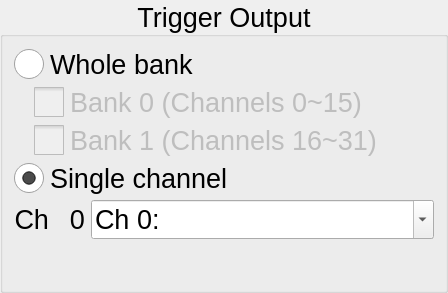
           <widget class="QGroupBox" name="GB_groupControl_2">
            <property name="font">
             <font>
              <pointsize>20</pointsize>
             </font>
            </property>
            <property name="title">
             <string>Trigger Output</string>
            </property>
            <property name="alignment">
             <set>Qt::AlignCenter</set>
            </property>
            <layout class="QVBoxLayout" name="verticalLayout_2">
             <item>
              <widget class="QRadioButton" name="RB_TO_WB">
               <property name="font">
                <font>
                 <pointsize>20</pointsize>
                </font>
               </property>
               <property name="styleSheet">
                <string notr="true">QRadioButton::indicator { width: 30px; height: 30px; }</string>
               </property>
               <property name="text">
                <string>Whole bank</string>
               </property>
               <attribute name="buttonGroup">
                <string notr="true">buttonGroup_2</string>
               </attribute>
              </widget>
             </item>
             <item>
              <layout class="QHBoxLayout" name="horizontalLayout_4">
               <item>
                <spacer name="horizontalSpacer_2">
                 <property name="orientation">
                  <enum>Qt::Horizontal</enum>
                 </property>
                 <property name="sizeType">
                  <enum>QSizePolicy::Fixed</enum>
                 </property>
                 <property name="sizeHint" stdset="0">
                  <size>
                   <width>20</width>
                   <height>20</height>
                  </size>
                 </property>
                </spacer>
               </item>
               <item>
                <layout class="QVBoxLayout" name="verticalLayout_5">
                 <item>
                  <widget class="QCheckBox" name="CB_TO_B0">
                   <property name="enabled">
                    <bool>false</bool>
                   </property>
                   <property name="minimumSize">
                    <size>
                     <width>400</width>
                     <height>0</height>
                    </size>
                   </property>
                   <property name="font">
                    <font>
                     <pointsize>20</pointsize>
                    </font>
                   </property>
                   <property name="styleSheet">
                    <string notr="true">QCheckBox::indicator { width: 30px; height: 30px; }</string>
                   </property>
                   <property name="text">
                    <string>Bank 0 (Channels 0~15)</string>
                   </property>
                  </widget>
                 </item>
                 <item>
                  <widget class="QCheckBox" name="CB_TO_B1">
                   <property name="enabled">
                    <bool>false</bool>
                   </property>
                   <property name="minimumSize">
                    <size>
                     <width>400</width>
                     <height>0</height>
                    </size>
                   </property>
                   <property name="font">
                    <font>
                     <pointsize>20</pointsize>
                    </font>
                   </property>
                   <property name="styleSheet">
                    <string notr="true">QCheckBox::indicator { width: 30px; height: 30px; }</string>
                   </property>
                   <property name="text">
                    <string>Bank 1 (Channels 16~31)</string>
                   </property>
                  </widget>
                 </item>
                </layout>
               </item>
              </layout>
             </item>
             <item>
              <widget class="QRadioButton" name="RB_TO_SC">
               <property name="font">
                <font>
                 <pointsize>20</pointsize>
                </font>
               </property>
               <property name="styleSheet">
                <string notr="true">QRadioButton::indicator { width: 30px; height: 30px; }</string>
               </property>
               <property name="text">
                <string>Single channel</string>
               </property>
               <property name="checked">
                <bool>true</bool>
               </property>
               <attribute name="buttonGroup">
                <string notr="true">buttonGroup_2</string>
               </attribute>
              </widget>
             </item>
             <item>
              <layout class="QHBoxLayout" name="horizontalLayout_7">
               <item>
                <widget class="QLabel" name="label_2">
                 <property name="maximumSize">
                  <size>
                   <width>35</width>
                   <height>16777215</height>
                  </size>
                 </property>
                 <property name="text">
                  <string>Ch</string>
                 </property>
                 <property name="alignment">
                  <set>Qt::AlignRight|Qt::AlignTrailing|Qt::AlignVCenter</set>
                 </property>
                </widget>
               </item>
               <item>
                <widget class="QLabel" name="LB_TO_SC_INDEX">
                 <property name="maximumSize">
                  <size>
                   <width>30</width>
                   <height>16777215</height>
                  </size>
                 </property>
                 <property name="text">
                  <string>0</string>
                 </property>
                 <property name="alignment">
                  <set>Qt::AlignRight|Qt::AlignTrailing|Qt::AlignVCenter</set>
                 </property>
                </widget>
               </item>
               <item>
                <widget class="QComboBox" name="CB_TO_SC">
                 <property name="enabled">
                  <bool>true</bool>
                 </property>
                 <property name="editable">
                  <bool>true</bool>
                 </property>
                 <property name="maxCount">
                  <number>32</number>
                 </property>
                 <property name="insertPolicy">
                  <enum>QComboBox::InsertAtCurrent</enum>
                 </property>
                 <item>
                  <property name="text">
                   <string>Ch 0:</string>
                  </property>
                 </item>
                 <item>
                  <property name="text">
                   <string>Ch 1:</string>
                  </property>
                 </item>
                 <item>
                  <property name="text">
                   <string>Ch 2:</string>
                  </property>
                 </item>
                 <item>
                  <property name="text">
                   <string>Ch 3:</string>
                  </property>
                 </item>
                 <item>
                  <property name="text">
                   <string>Ch 4:</string>
                  </property>
                 </item>
                 <item>
                  <property name="text">
                   <string>Ch 5:</string>
                  </property>
                 </item>
                 <item>
                  <property name="text">
                   <string>Ch 6:</string>
                  </property>
                 </item>
                 <item>
                  <property name="text">
                   <string>Ch 7:</string>
                  </property>
                 </item>
                 <item>
                  <property name="text">
                   <string>Ch 8:</string>
                  </property>
                 </item>
                 <item>
                  <property name="text">
                   <string>Ch 9:</string>
                  </property>
                 </item>
                 <item>
                  <property name="text">
                   <string>Ch 10:</string>
                  </property>
                 </item>
                 <item>
                  <property name="text">
                   <string>Ch 11:</string>
                  </property>
                 </item>
                 <item>
                  <property name="text">
                   <string>Ch 12:</string>
                  </property>
                 </item>
                 <item>
                  <property name="text">
                   <string>Ch 13:</string>
                  </property>
                 </item>
                 <item>
                  <property name="text">
                   <string>Ch 14:</string>
                  </property>
                 </item>
                 <item>
                  <property name="text">
                   <string>Ch 15:</string>
                  </property>
                 </item>
                 <item>
                  <property name="text">
                   <string>Ch 16:</string>
                  </property>
                 </item>
                 <item>
                  <property name="text">
                   <string>Ch 17:</string>
                  </property>
                 </item>
                 <item>
                  <property name="text">
                   <string>Ch 18:</string>
                  </property>
                 </item>
                 <item>
                  <property name="text">
                   <string>Ch 19:</string>
                  </property>
                 </item>
                 <item>
                  <property name="text">
                   <string>Ch 20:</string>
                  </property>
                 </item>
                 <item>
                  <property name="text">
                   <string>Ch 21:</string>
                  </property>
                 </item>
                 <item>
                  <property name="text">
                   <string>Ch 22:</string>
                  </property>
                 </item>
                 <item>
                  <property name="text">
                   <string>Ch 23:</string>
                  </property>
                 </item>
                 <item>
                  <property name="text">
                   <string>Ch 24:</string>
                  </property>
                 </item>
                 <item>
                  <property name="text">
                   <string>Ch 25:</string>
                  </property>
                 </item>
                 <item>
                  <property name="text">
                   <string>Ch 26:</string>
                  </property>
                 </item>
                 <item>
                  <property name="text">
                   <string>Ch 27:</string>
                  </property>
                 </item>
                 <item>
                  <property name="text">
                   <string>Ch 28:</string>
                  </property>
                 </item>
                 <item>
                  <property name="text">
                   <string>Ch 29:</string>
                  </property>
                 </item>
                 <item>
                  <property name="text">
                   <string>Ch 30:</string>
                  </property>
                 </item>
                 <item>
                  <property name="text">
                   <string>Ch 31:</string>
                  </property>
                 </item>
                </widget>
               </item>
              </layout>
             </item>
             <item>
              <spacer name="verticalSpacer">
               <property name="orientation">
                <enum>Qt::Vertical</enum>
               </property>
               <property name="sizeHint" stdset="0">
                <size>
                 <width>20</width>
                 <height>40</height>
                </size>
               </property>
              </spacer>
             </item>
            </layout>
           </widget>
